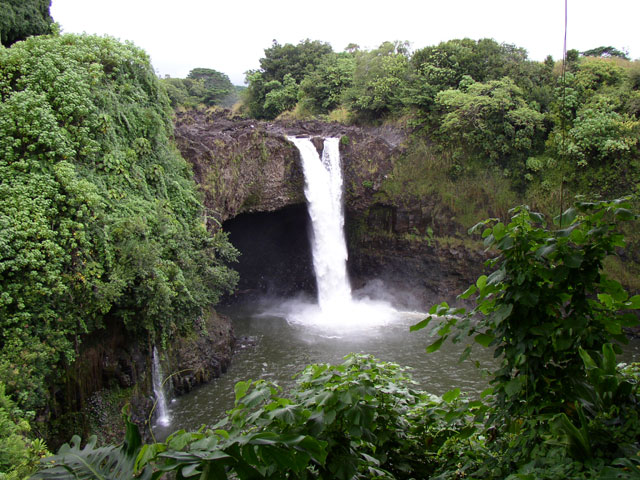
#> input picture TestImages/waterfall.jpg, 640 x 480 px
$ python 2milestone1.py   (Python 2 division)
#> lines starting #> are read from the running program, lines starting #| are printed output that depends on the picture
import cv2
import numpy

image = cv2.imread("../TestImages/waterfall.jpg")
#> image is the input picture: shape (480, 640, 3); mean B, G, R 79.1, 101.8, 93.6
cv2.imshow("Original Image", image)
cv2.waitKey(0)

(bc, gc, rc) = cv2.split(image)
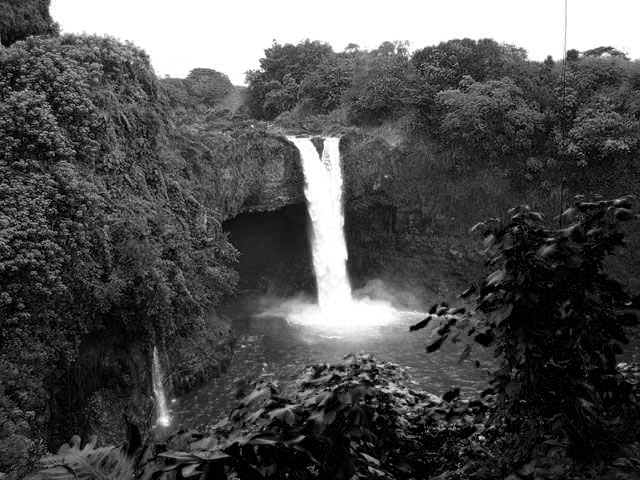
#> bc: shape (480, 640); min 0, max 255, mean 79.1
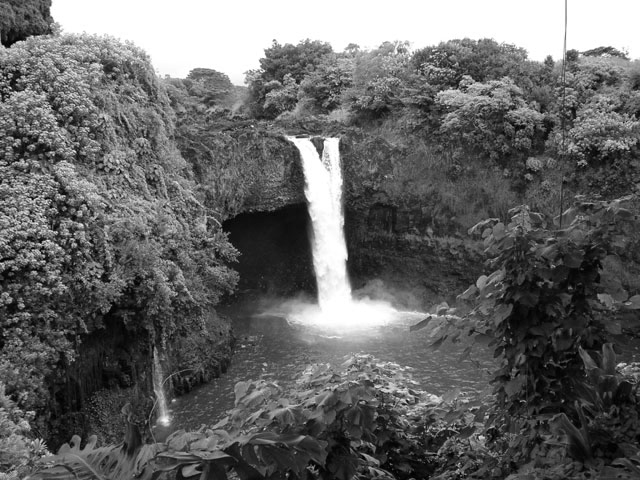
#> gc: shape (480, 640); min 0, max 255, mean 101.8
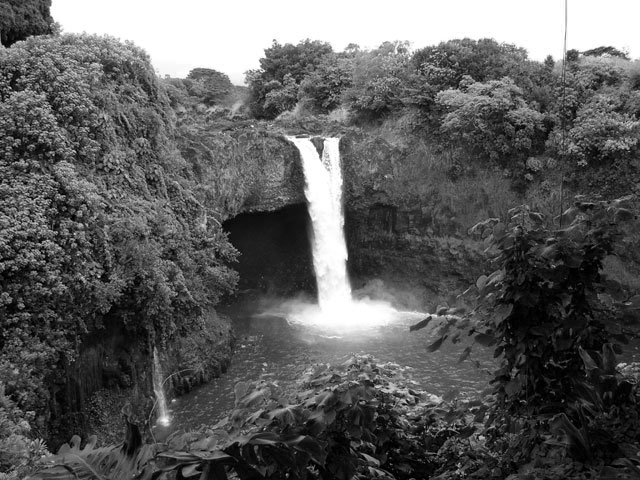
#> rc: shape (480, 640); min 0, max 255, mean 93.6

zc = numpy.zeros( bc.shape, numpy.uint8 )

blueImg = cv2.merge((bc, zc, zc))
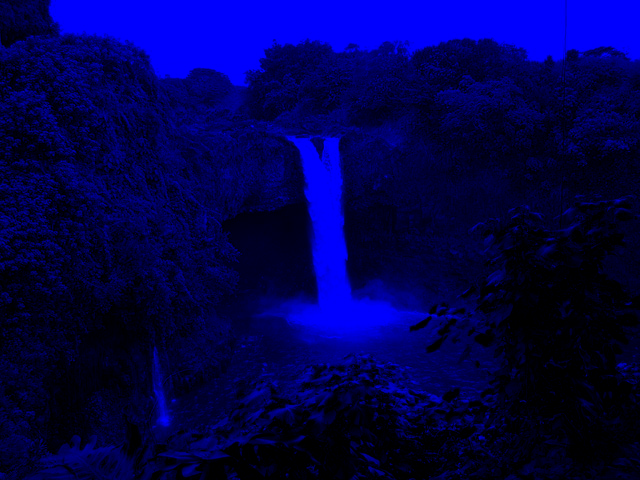
#> blueImg: shape (480, 640, 3); mean of channels 0, 1, 2 79.1, 0, 0; drawn as B, G, R
cv2.imshow("Blue channel", blueImg)

greenImg = cv2.merge((zc, gc, zc))
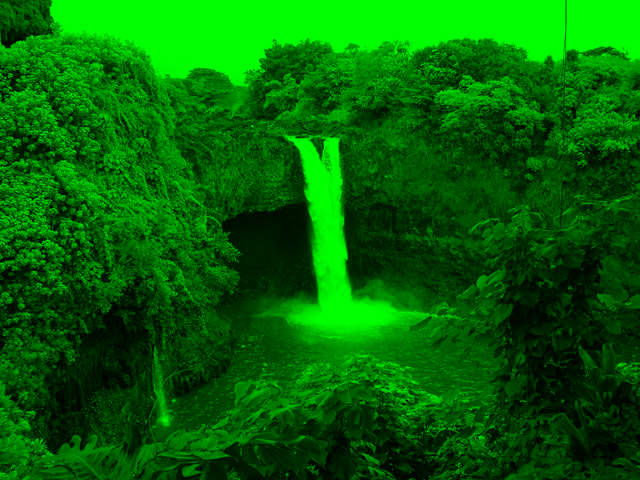
#> greenImg: shape (480, 640, 3); mean of channels 0, 1, 2 0, 101.8, 0; drawn as B, G, R
cv2.imshow("Green channel", greenImg)

redImg = cv2.merge((zc, zc, rc))
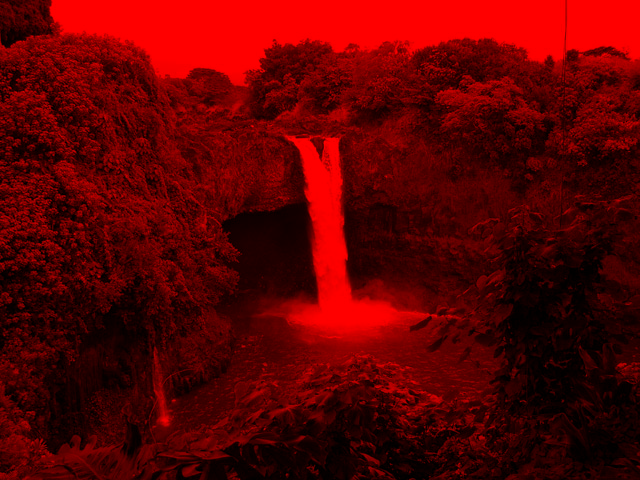
#> redImg: shape (480, 640, 3); mean of channels 0, 1, 2 0, 0, 93.6; drawn as B, G, R
cv2.imshow("Red channel", redImg)
cv2.waitKey(0)
cv2.destroyAllWindows()

final = cv2.merge (blueImg, greenImg)
final = cv2.merge (redImg, final)
print final
#> (printed output is left out)
# cv2.imshow("Final",final)
cv2.waitKey(0)

$ run again, with TestImages/Blowhole013.jpg copied over TestImages/waterfall.jpg
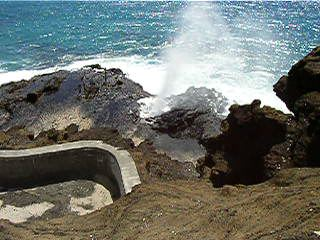
#> input picture TestImages/Blowhole013.jpg, 320 x 240 px
#> image is the input picture: shape (240, 320, 3); mean B, G, R 107.7, 113.1, 108.1
#> `greenImg = cv2.merge((zc, gc, zc))`:
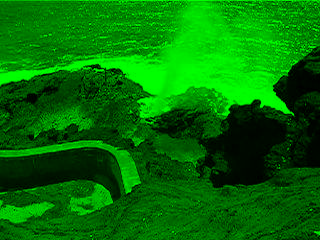
#> greenImg: shape (240, 320, 3); mean of channels 0, 1, 2 0, 113.1, 0; drawn as B, G, R
#> `redImg = cv2.merge((zc, zc, rc))`:
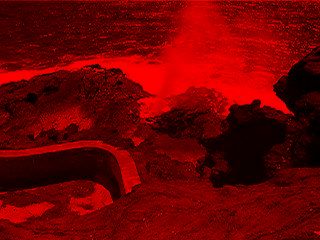
#> redImg: shape (240, 320, 3); mean of channels 0, 1, 2 0, 0, 108.1; drawn as B, G, R
#> (printed output is left out)
